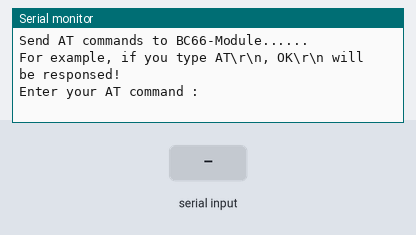
Recording of a sketch running on a simulated Arduino Zero (SAMD21). On the bench: the last lines printed to the serial monitor. The inputs (shaded band) are chosen by the test bench.

Above: at 1.2 s.
1.3 s: "1" received over the second serial link
At 2.5 s:
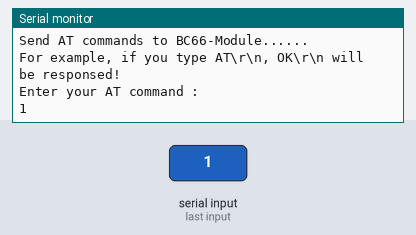
2.8 s: "0" received over the second serial link
At 3.7 s:
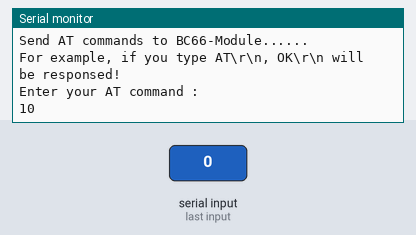

The sketch:

M0_BC66_ATtest.ino
```cpp
 /*
  * File  : M0_BC66_ATtest.ino
  * Brief : This example use the serial port to send AT command to control the BC66-Module.
  *         With initialization completed, we can enter AT command to BC66-Module directly.
  *         Common AT commands :
  *         AT+CPIN? :  Check SIM card
  *         AT+CSQ    : Check signal quality
  *         AT+CGATT? : Check net attached state
  *         AT+COPS?  : Check Operator
  *         AT+QBAND? : Get mobile operation band
  * Note  : Ihe AT command must end with CRLF
  */

void setup()
{
    SerialUSB.begin(115200); // Serial Interface to PC
    Serial1.begin(115200);   // Serial Interface to BC66-Module
    while(!SerialUSB);
    SerialUSB.println("\nSend AT commands to BC66-Module......");
    SerialUSB.println("For example, if you type AT\\r\\n, OK\\r\\n will be responsed!");
    SerialUSB.println("Enter your AT command :");
}

void loop()
{
  while(Serial1.available())   SerialUSB.write(Serial1.read());
  while(SerialUSB.available()) Serial1.write(SerialUSB.read());
}
```

Measured:
- after the input at 1.3 s, the serial monitor: prints a new line at once (image 1)
- after the input at 2.8 s, the serial monitor: prints a new line at once (image 2)
